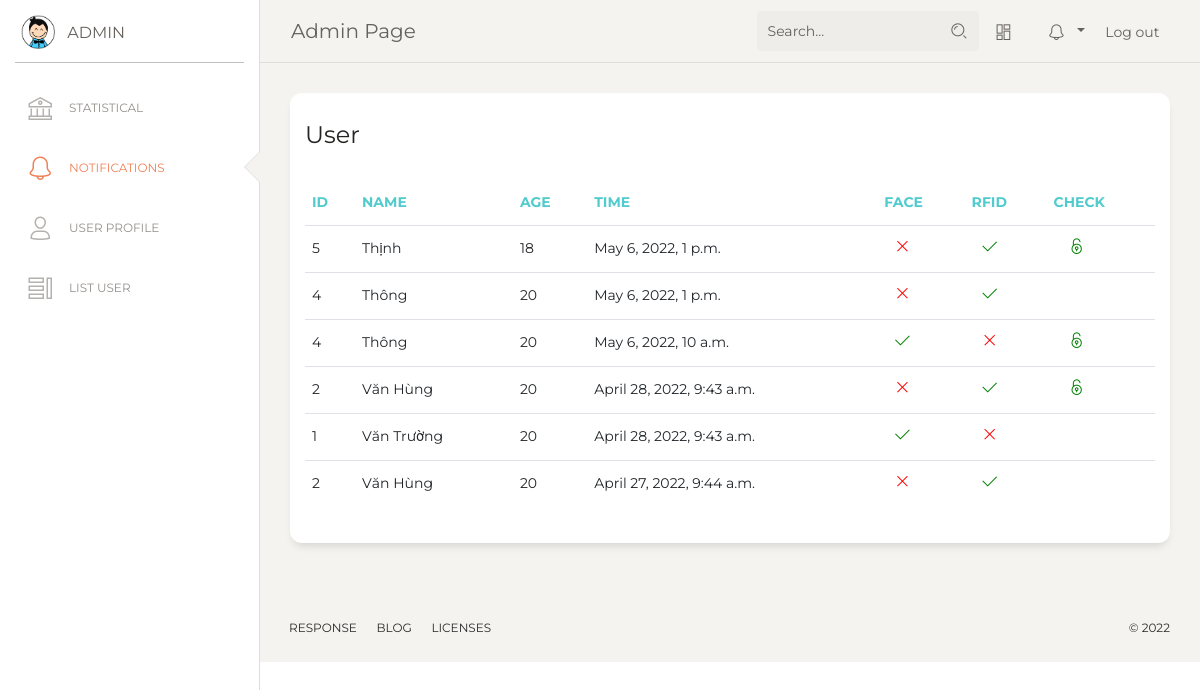
Screenshot of /home/notification (signed in) with the database file from the repository.
### home/models.py (models this page shows)
class People(models.Model):
    ID = models.IntegerField(primary_key=True, null=False, default=0)
    Name = models.CharField(max_length=100,null=True)
    Age = models.IntegerField(null=True)
    Gender = models.IntegerField(null=True)
    RFID = models.CharField(max_length=15,null=True)
    RoleID = models.IntegerField(null=True)

class TimeRecord(models.Model):
    people = models.ForeignKey(People, on_delete=models.CASCADE)
    time = models.DateTimeField(null=False,default=datetime.datetime.now())
    checkpeople = models.IntegerField(null=True,default=0)
    ok = models.IntegerField(null=True,default=0)

### home/views.py (the view)
# urls.py: path('home/notification', views.listNotification, name='notification'),
def listNotification(request):
    if(request.session['role_id']):
        timerecord = TimeRecord.objects.all().order_by('-time')
    else:
        timerecord = TimeRecord.objects.filter(people_id= request.session['people_id']).order_by('-time')
    list =[]
    for i in timerecord:
        p = People.objects.get(pk=i.people_id)
        list.append({'ID':p.ID,"Name":p.Name,"Age":p.Age,"Time":i.time,"checkpeople":i.checkpeople,"ok":i.ok})
        print(i.time)
    return render(request, 'notification/notification.html', {"people": list})

### templates/notification/notification.html (shortened to what this page needs)
{% extends 'home/base.html'%} {% load static%} {% block sidebarblock%}
<div class="sidebar-wrapper">
  <ul class="nav">
 <li>
            <a href="{% url 'home:statistical' %}">
              <i class="nc-icon nc-bank"></i>
              <p>Statistical</p>
            </a>
          </li>
    <li class="active">
      <a href="{% url 'home:notification' %}">
        <i class="nc-icon nc-bell-55"></i>
        <p>Notifications</p>
      </a>
    </li>
    <li>
      <a href="{% url 'home:detail' request.session.people_id %}">
        <i class="nc-icon nc-single-02"></i>
        <p>User Profile</p>
      </a>
    </li>
    {% if request.session.role_id == 1 %}
    <li>
      <a href="{% url 'home:tablelist' %}">
        <i class="nc-icon nc-tile-56"></i>
        <p>List User</p>
      </a>
    </li>
    {% endif%}
  </ul>
</div>
{% endblock %} {% block contentblock%}
<div class="content">
  <div class="row">
    <div class="col-md-12">
      <div class="card">
        <div class="card-header">
          <h4 class="card-title">User</h4>
        </div>
        <div class="card-body">
          <div class="table-responsive">
            <table class="table">
              <thead class="text-primary">
                <th>ID</th>
                <th>Name</th>
                <th>Age</th>
                <th>Time</th>
                <th>Face</th>
                <th>RFID</th>
                <th>Check</th>
              </thead>
              <tbody>
                {% for item in people%}
                <tr>
                  <td>{{item.ID}}</td>
                  <td>{{item.Name}}</td>
                  <td>{{item.Age}}</td>
                  <td>{{item.Time}}</td>
                  <td>
                    {% if item.checkpeople == 1%}
                    <i
                      style="color: green; font-size: 16px; margin-left: 10px"
                      class="nc-icon nc-check-2"
                    ></i>
                    {% else %}
                    <i
                      style="color: red; font-size: 16px; margin-left: 10px"
                      class="nc-icon nc-simple-remove"
                    ></i>
                    {% endif %}
                  </td>
                  <td>
                    {% if item.checkpeople == 0%}
                    <i
                      style="color: green; font-size: 16px; margin-left: 10px"
                      class="nc-icon nc-check-2"
                    ></i>
                    {% else %}
                    <i
                      style="color: red; font-size: 16px; margin-left: 10px"
                      class="nc-icon nc-simple-remove"
                    ></i>
                    {% endif %}
                  </td>
                  <td>
                    {% if item.ok == 1%}
                    <i
                      style="
                        color: green;
                        font-size: 16px;
                        margin-left: 15px;
                        height: 10px;
                        width: 10px;
                      "
                      class="nc-icon nc-lock-circle-open"
                    ></i>
                    {% endif %}
                  </td>
                </tr>
                {% endfor%}
              </tbody>
            </table>
          </div>
        </div>
      </div>
    </div>
  </div>
</div>
{% endblock %}

### rows the page displays
People: Name "Thịnh"
TimeRecord: Time "May 6, 2022, 1 p.m."
People: Name "Thông" "Thông"
TimeRecord: Time "May 6, 2022, 1 p.m."
TimeRecord: Time "May 6, 2022, 10 a.m."
People: Name "Văn Hùng" "Văn Hùng"
TimeRecord: Time "April 28, 2022, 9:43 a.m."
People: Name "Văn Trường"
TimeRecord: Time "April 28, 2022, 9:43 a.m."
TimeRecord: Time "April 27, 2022, 9:44 a.m."

### other values shown
{{ item.ID }} "5" "4" "4" "2" "1" "2"
{{ item.Age }} "18" "20" "20" "20" "20" "20"
